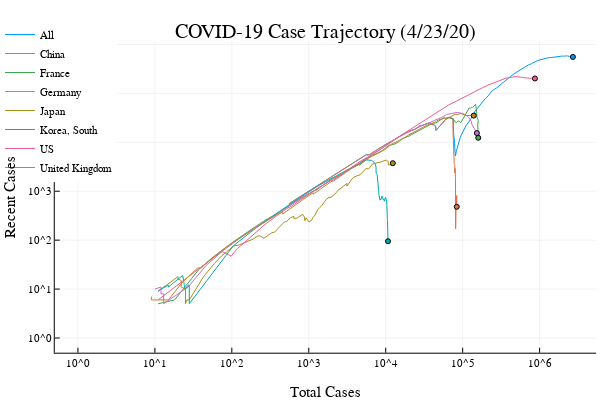

Here is the notebook cell this chart was saved with:
### Code cell
plotlyjs()

@dont_manipulate "../docs/assets/json/confirmed-cases.json" for cur_day in 1:num_days, yscale=[:log10, :identity]
  custom_plot(yscale, cur_day)
end

@dont_manipulate "../docs/assets/json/viral-trajectory.json" for cur_day in 1:num_days
  make_widget(cur_day, all_dict, true)
end

gr()

### Figure 1 — Plotly figure (JSON) as saved in the notebook; plotly's stock layout.template omitted (floating-point values rounded to 4 significant figures)
{"data": [{"colorbar": {"title": ""}, "legendgroup": "All", "line": {"color": "rgba(0, 154, 250, 1.000)", "dash": "solid", "shape": "linear", "width": 1}, "mode": "lines", "name": "All", "showlegend": true, "type": "scatter", "x": [555, 654, 941, 1434, 2118, 2927, 5578, 6166, 8234, 9927, 12038, 16787, 19881, 23892, 27635, 30794, 34391, 37120, 40150, 42762, 44802, 45221, 60368, 66885, 69030, 71224, 73258, 75136, 75639, 76197, 76819, 78572, 78958, 79561, 80406, 81388, 82746, 84112, 86011, 88369, 90306, 92840, 95120, 97886, 101801, 105847, 109821, 113590, 118620, 125875, 128352, 145205, 156101, 167454, 181574, 197102, 214821, 242570, 272208, 304507, 336953, 378231, 418041, 467653, 529591, 593291, 660693, 720140, 782389, 857487, 932475, 1013326, 1095698, 1175857, 1249484, 1321131, 1396092, 1479804, 1565278, 1657526, 1735650, 1834721, 1904838, 1976191, 2056054, 2152437, 2240190, 2317779, 2401164, 2472334, 2549220, 2624194, 2708885], "xaxis": "x1", "y": [555, 654, 941, 1434, 2118, 2927, 5578, 5611, 7580, 8986, 10604, 14669, 16954, 18314, 21469, 22560, 24464, 25082, 23363, 22881, 20910, 17586, 29574, 32494, 31910, 31074, 30496, 30334, 30418, 15829, 9934, 9542, 7734, 6303, 5270, 5749, 6549, 7293, 7439, 9411, 10745, 12434, 13732, 15140, 17689, 19836, 21452, 23284, 25780, 30755, 30466, 43404, 50254, 57633, 67984, 78482, 88946, 114218, 127003, 148406, 169499, 196657, 220939, 252832, 287021, 321083, 356186, 383187, 404158, 439446, 464822, 483735, 502407, 515164, 529344, 538742, 538605, 547329, 551952, 561828, 559793, 585237, 583707, 580099, 576250, 587159, 582664, 582129, 566443, 567496, 573029, 568140, 556448], "yaxis": "y1", "zmax": null, "zmin": null}, {"colorbar": {"title": ""}, "legendgroup": "", "marker": {"color": "rgba(0, 154, 250, 1.000)", "line": {"color": "rgba(0, 0, 0, 1.000)", "width": 1}, "size": 5, "symbol": "circle"}, "mode": "markers", "name": "", "showlegend": false, "type": "scatter", "x": [2708885], "xaxis": "x1", "y": [556448], "yaxis": "y1", "zmax": null, "zmin": null}, {"colorbar": {"title": ""}, "legendgroup": "China", "line": {"color": "rgba(227, 111, 71, 1.000)", "dash": "solid", "shape": "linear", "width": 1}, "mode": "lines", "name": "China", "showlegend": true, "type": "scatter", "x": [548, 643, 920, 1406, 2075, 2877, 5509, 6087, 8141, 9802, 11891, 16630, 19716, 23707, 27440, 30587, 34110, 36814, 39829, 42354, 44386, 44759, 59895, 66358, 68413, 70513, 72434, 74211, 74619, 75077, 75550, 77001, 77022, 77241, 77754, 78166, 78600, 78928, 79356, 79932, 80136, 80261, 80386, 80537, 80690, 80770, 80823, 80860, 80887, 80921, 80932, 80945, 80977, 81003, 81033, 81058, 81102, 81156, 81250, 81305, 81435, 81498, 81591, 81661, 81782, 81897, 81999, 82122, 82198, 82279, 82361, 82432, 82511, 82543, 82602, 82665, 82718, 82809, 82883, 82941, 83014, 83134, 83213, 83306, 83356, 83403, 83760, 83787, 83805, 83817, 83853, 83868, 83884], "xaxis": "x1", "y": [548, 643, 920, 1406, 2075, 2877, 5509, 5539, 7498, 8882, 10485, 14555, 16839, 18198, 21353, 22446, 24308, 24923, 23199, 22638, 20679, 17319, 29308, 32248, 31599, 30684, 30080, 29825, 29860, 15182, 9192, 8588, 6509, 4807, 3543, 3547, 3523, 3378, 2355, 2910, 2895, 2507, 2220, 1937, 1762, 1414, 891, 724, 626, 535, 395, 255, 207, 180, 173, 171, 181, 224, 305, 328, 432, 465, 533, 559, 626, 647, 694, 687, 700, 688, 700, 650, 614, 544, 480, 467, 439, 448, 451, 430, 471, 532, 548, 588, 547, 520, 819, 773, 671, 604, 547, 512, 481], "yaxis": "y1", "zmax": null, "zmin": null}, {"colorbar": {"title": ""}, "legendgroup": "", "marker": {"color": "rgba(227, 111, 71, 1.000)", "line": {"color": "rgba(0, 0, 0, 1.000)", "width": 1}, "size": 5, "symbol": "circle"}, "mode": "markers", "name": "", "showlegend": false, "type": "scatter", "x": [83884], "xaxis": "x1", "y": [481], "yaxis": "y1", "zmax": null, "zmin": null}, {"colorbar": {"title": ""}, "legendgroup": "France", "line": {"color": "rgba(62, 164, 78, 1.000)", "dash": "solid", "shape": "linear", "width": 1}, "mode": "lines", "name": "France", "showlegend": true, "type": "scatter", "x": [11, 11, 11, 11, 11, 11, 11, 18, 38, 57, 100, 130, 191, 204, 288, 380, 656, 959, 1136, 1219, 1794, 2293, 2293, 3681, 4496, 4532, 6683, 7715, 9124, 10970, 12758, 14463, 16243, 20123, 22622, 25600, 29551, 33402, 38105, 40708, 45170, 52827, 57749, 59929, 65202, 69500, 71412, 75343, 79163, 83057, 87366, 91738, 94863, 121712, 125394, 131361, 134582, 147091, 149130, 149149, 154097, 156480, 159297, 157125, 159460], "xaxis": "x1", "y": [5, 5, 5, 5, 5, 5, 5, 6, 26, 45, 88, 118, 179, 190, 270, 342, 599, 859, 1006, 1028, 1590, 2005, 1913, 3025, 3537, 3396, 5464, 5921, 6831, 8677, 9077, 9967, 11711, 13440, 14907, 16476, 18581, 20644, 23642, 24465, 25047, 30205, 32149, 30378, 31800, 31395, 30704, 30173, 26336, 25308, 27437, 26536, 25363, 50300, 50051, 52198, 51525, 59725, 57392, 54286, 32385, 31086, 27936, 22543, 12369], "yaxis": "y1", "zmax": null, "zmin": null}, {"colorbar": {"title": ""}, "legendgroup": "", "marker": {"color": "rgba(62, 164, 78, 1.000)", "line": {"color": "rgba(0, 0, 0, 1.000)", "width": 1}, "size": 5, "symbol": "circle"}, "mode": "markers", "name": "", "showlegend": false, "type": "scatter", "x": [159460], "xaxis": "x1", "y": [12369], "yaxis": "y1", "zmax": null, "zmin": null}, {"colorbar": {"title": ""}, "legendgroup": "Germany", "line": {"color": "rgba(195, 113, 210, 1.000)", "dash": "solid", "shape": "linear", "width": 1}, "mode": "lines", "name": "Germany", "showlegend": true, "type": "scatter", "x": [10, 12, 12, 12, 12, 13, 13, 27, 46, 48, 79, 130, 159, 196, 262, 482, 670, 799, 1040, 1176, 1457, 1908, 2078, 3675, 4585, 5795, 7272, 9257, 12327, 15320, 19848, 22213, 24873, 29056, 32986, 37323, 43938, 50871, 57695, 62095, 66885, 71808, 77872, 84794, 91159, 96092, 100123, 103374, 107663, 113296, 118181, 122171, 124908, 127854, 130072, 131359, 134753, 137698, 141397, 143342, 145184, 147065, 148291, 150648, 153129], "xaxis": "x1", "y": [10, 11, 8, 8, 8, 8, 5, 11, 30, 32, 63, 114, 143, 179, 235, 436, 622, 720, 910, 1017, 1261, 1646, 1596, 3005, 3786, 4755, 6096, 7800, 10419, 13242, 16173, 17628, 19078, 21784, 23729, 24996, 28618, 31023, 35482, 37222, 37829, 38822, 40549, 40856, 40288, 38397, 38028, 36489, 35855, 35424, 33387, 31012, 28816, 27731, 26698, 23696, 21457, 19517, 19226, 18434, 17330, 16993, 16932, 15895, 15431], "yaxis": "y1", "zmax": null, "zmin": null}, {"colorbar": {"title": ""}, "legendgroup": "", "marker": {"color": "rgba(195, 113, 210, 1.000)", "line": {"color": "rgba(0, 0, 0, 1.000)", "width": 1}, "size": 5, "symbol": "circle"}, "mode": "markers", "name": "", "showlegend": false, "type": "scatter", "x": [153129], "xaxis": "x1", "y": [15431], "yaxis": "y1", "zmax": null, "zmin": null}, {"colorbar": {"title": ""}, "legendgroup": "Japan", "line": {"color": "rgba(172, 142, 24, 1.000)", "dash": "solid", "shape": "linear", "width": 1}, "mode": "lines", "name": "Japan", "showlegend": true, "type": "scatter", "x": [11, 15, 20, 20, 20, 22, 22, 22, 25, 25, 26, 26, 28, 28, 43, 59, 66, 74, 84, 94, 105, 122, 147, 159, 170, 189, 214, 228, 241, 256, 274, 293, 331, 360, 420, 461, 502, 511, 581, 639, 639, 701, 773, 839, 839, 878, 889, 924, 963, 1007, 1101, 1128, 1193, 1307, 1387, 1468, 1693, 1866, 1866, 1953, 2178, 2495, 2617, 3139, 3139, 3654, 3906, 4257, 4667, 5530, 6005, 6748, 7370, 7645, 8100, 8626, 9787, 10296, 10797, 10797, 11135, 11512, 12368], "xaxis": "x1", "y": [9, 13, 18, 16, 16, 15, 15, 11, 10, 5, 6, 6, 6, 6, 18, 33, 40, 48, 56, 66, 76, 79, 88, 93, 96, 105, 120, 123, 119, 109, 115, 123, 142, 146, 192, 220, 246, 237, 288, 308, 279, 281, 312, 337, 328, 297, 250, 285, 262, 234, 262, 289, 315, 418, 463, 505, 686, 765, 738, 760, 871, 1108, 1149, 1446, 1273, 1788, 1953, 2079, 2172, 2913, 2866, 3609, 3716, 3739, 3843, 3959, 4257, 4291, 4049, 3427, 3490, 3412, 3742], "yaxis": "y1", "zmax": null, "zmin": null}, {"colorbar": {"title": ""}, "legendgroup": "", "marker": {"color": "rgba(172, 142, 24, 1.000)", "line": {"color": "rgba(0, 0, 0, 1.000)", "width": 1}, "size": 5, "symbol": "circle"}, "mode": "markers", "name": "", "showlegend": false, "type": "scatter", "x": [12368], "xaxis": "x1", "y": [3742], "yaxis": "y1", "zmax": null, "zmin": null}, {"colorbar": {"title": ""}, "legendgroup": "Korea, South", "line": {"color": "rgba(0, 170, 174, 1.000)", "dash": "solid", "shape": "linear", "width": 1}, "mode": "lines", "name": "Korea, South", "showlegend": true, "type": "scatter", "x": [11, 12, 15, 15, 16, 19, 23, 24, 24, 25, 27, 28, 28, 28, 104, 204, 433, 602, 833, 977, 1261, 1766, 2337, 3150, 3736, 4335, 5186, 5621, 6088, 6593, 7041, 7314, 7478, 7513, 7755, 7869, 7979, 8086, 8162, 8236, 8320, 8413, 8565, 8652, 8799, 8961, 8961, 9037, 9137, 9241, 9332, 9478, 9583, 9661, 9786, 9887, 9976, 10062, 10156, 10237, 10284, 10331, 10384, 10423, 10450, 10480, 10512, 10537, 10564, 10591, 10613, 10635, 10653, 10661, 10674, 10683, 10694, 10708], "xaxis": "x1", "y": [9, 10, 12, 11, 12, 15, 19, 13, 12, 10, 12, 12, 9, 5, 76, 176, 405, 573, 803, 946, 1230, 1662, 2133, 2717, 3134, 3502, 4209, 4360, 4322, 4256, 3891, 3578, 3143, 2327, 2134, 1781, 1386, 1045, 848, 758, 807, 658, 696, 673, 713, 799, 725, 717, 724, 676, 680, 679, 622, 700, 749, 750, 735, 730, 678, 654, 623, 545, 497, 447, 388, 324, 275, 253, 233, 207, 190, 185, 173, 149, 137, 119, 103, 95], "yaxis": "y1", "zmax": null, "zmin": null}, {"colorbar": {"title": ""}, "legendgroup": "", "marker": {"color": "rgba(0, 170, 174, 1.000)", "line": {"color": "rgba(0, 0, 0, 1.000)", "width": 1}, "size": 5, "symbol": "circle"}, "mode": "markers", "name": "", "showlegend": false, "type": "scatter", "x": [10708], "xaxis": "x1", "y": [95], "yaxis": "y1", "zmax": null, "zmin": null}, {"colorbar": {"title": ""}, "legendgroup": "US", "line": {"color": "rgba(237, 94, 147, 1.000)", "dash": "solid", "shape": "linear", "width": 1}, "mode": "lines", "name": "US", "showlegend": true, "type": "scatter", "x": [11, 11, 11, 11, 51, 51, 57, 58, 60, 68, 74, 98, 118, 149, 217, 262, 402, 518, 583, 959, 1281, 1663, 2179, 2727, 3499, 4632, 6421, 7783, 13747, 19273, 25600, 33276, 43843, 53736, 65778, 83836, 101657, 121465, 140909, 161831, 188172, 213242, 243622, 275367, 308650, 336802, 366317, 397121, 428654, 462780, 496535, 526396, 555313, 580619, 607670, 636350, 667592, 699706, 732197, 758809, 784326, 811865, 840351, 869170], "xaxis": "x1", "y": [6, 6, 6, 6, 38, 38, 44, 45, 45, 53, 59, 47, 67, 92, 159, 202, 334, 444, 485, 841, 1132, 1446, 1917, 2325, 2981, 4049, 5462, 6502, 12084, 17094, 22873, 29777, 39211, 47315, 57995, 70089, 82384, 95865, 107633, 117988, 134436, 147464, 159786, 173710, 187185, 195893, 204486, 208949, 215412, 219158, 221168, 217746, 218511, 214302, 210549, 207696, 204812, 203171, 205801, 203496, 203707, 204195, 204001, 201578], "yaxis": "y1", "zmax": null, "zmin": null}, {"colorbar": {"title": ""}, "legendgroup": "", "marker": {"color": "rgba(237, 94, 147, 1.000)", "line": {"color": "rgba(0, 0, 0, 1.000)", "width": 1}, "size": 5, "symbol": "circle"}, "mode": "markers", "name": "", "showlegend": false, "type": "scatter", "x": [869170], "xaxis": "x1", "y": [201578], "yaxis": "y1", "zmax": null, "zmin": null}, {"colorbar": {"title": ""}, "legendgroup": "United Kingdom", "line": {"color": "rgba(198, 130, 37, 1.000)", "dash": "solid", "shape": "linear", "width": 1}, "mode": "lines", "name": "United Kingdom", "showlegend": true, "type": "scatter", "x": [9, 9, 9, 9, 9, 15, 20, 23, 36, 40, 51, 86, 116, 164, 207, 274, 322, 384, 459, 459, 802, 1144, 1145, 1551, 1960, 2642, 2716, 4014, 5067, 5745, 6726, 8164, 9640, 11812, 14745, 17312, 19780, 22453, 25481, 29865, 34173, 38689, 42477, 48436, 52279, 55949, 61474, 65872, 74605, 79874, 85206, 89570, 94845, 99483, 104145, 109769, 115314, 121172, 125856, 130172, 134638, 139246], "xaxis": "x1", "y": [7, 7, 6, 6, 6, 6, 11, 14, 27, 27, 38, 73, 101, 144, 184, 238, 282, 333, 373, 343, 638, 937, 871, 1229, 1576, 2183, 2257, 3212, 3923, 4600, 5175, 6204, 6998, 9096, 10731, 12245, 14035, 15727, 17317, 20225, 22361, 23944, 25165, 28656, 29826, 30468, 31609, 31699, 35916, 37397, 36770, 37291, 38896, 38009, 38273, 35164, 35440, 35966, 36286, 35327, 35155, 35101], "yaxis": "y1", "zmax": null, "zmin": null}, {"colorbar": {"title": ""}, "legendgroup": "", "marker": {"color": "rgba(198, 130, 37, 1.000)", "line": {"color": "rgba(0, 0, 0, 1.000)", "width": 1}, "size": 5, "symbol": "circle"}, "mode": "markers", "name": "", "showlegend": false, "type": "scatter", "x": [139246], "xaxis": "x1", "y": [35101], "yaxis": "y1", "zmax": null, "zmin": null}], "layout": {"annotations": [{"font": {"color": "rgba(0, 0, 0, 1.000)", "family": "sans-serif", "size": 20}, "rotation": 0, "showarrow": false, "text": "COVID-19 Case Trajectory (4/23/20)", "x": 0.5424, "xanchor": "center", "xref": "paper", "y": 1, "yanchor": "top", "yref": "paper"}, {"font": {"color": "rgba(128, 128, 128, 1.000)", "family": "sans-serif", "size": 13}, "rotation": 0, "showarrow": false, "text": "All", "x": 2708885, "xanchor": "left", "xref": "x", "y": 556448, "yanchor": "middle", "yref": "y"}, {"font": {"color": "rgba(128, 128, 128, 1.000)", "family": "sans-serif", "size": 13}, "rotation": 0, "showarrow": false, "text": "China", "x": 83884, "xanchor": "left", "xref": "x", "y": 481, "yanchor": "middle", "yref": "y"}, {"font": {"color": "rgba(128, 128, 128, 1.000)", "family": "sans-serif", "size": 13}, "rotation": 0, "showarrow": false, "text": "France", "x": 159460, "xanchor": "left", "xref": "x", "y": 12369, "yanchor": "middle", "yref": "y"}, {"font": {"color": "rgba(128, 128, 128, 1.000)", "family": "sans-serif", "size": 13}, "rotation": 0, "showarrow": false, "text": "Germany", "x": 153129, "xanchor": "left", "xref": "x", "y": 15431, "yanchor": "middle", "yref": "y"}, {"font": {"color": "rgba(128, 128, 128, 1.000)", "family": "sans-serif", "size": 13}, "rotation": 0, "showarrow": false, "text": "Japan", "x": 12368, "xanchor": "left", "xref": "x", "y": 3742, "yanchor": "middle", "yref": "y"}, {"font": {"color": "rgba(128, 128, 128, 1.000)", "family": "sans-serif", "size": 13}, "rotation": 0, "showarrow": false, "text": "Korea, South", "x": 10708, "xanchor": "left", "xref": "x", "y": 95, "yanchor": "middle", "yref": "y"}, {"font": {"color": "rgba(128, 128, 128, 1.000)", "family": "sans-serif", "size": 13}, "rotation": 0, "showarrow": false, "text": "US", "x": 869170, "xanchor": "left", "xref": "x", "y": 201578, "yanchor": "middle", "yref": "y"}, {"font": {"color": "rgba(128, 128, 128, 1.000)", "family": "sans-serif", "size": 13}, "rotation": 0, "showarrow": false, "text": "United Kingdom", "x": 139246, "xanchor": "left", "xref": "x", "y": 35101, "yanchor": "middle", "yref": "y"}], "height": 400, "legend": {"bgcolor": "rgba(255, 255, 255, 1.000)", "bordercolor": "rgba(0, 0, 0, 1.000)", "font": {"color": "rgba(0, 0, 0, 1.000)", "family": "sans-serif", "size": 11}, "tracegroupgap": 0, "x": 0, "y": 1}, "margin": {"b": 20, "l": 0, "r": 0, "t": 20}, "paper_bgcolor": "rgba(255, 255, 255, 1.000)", "plot_bgcolor": "rgba(255, 255, 255, 1.000)", "showlegend": true, "width": 600, "xaxis": {"anchor": "y1", "domain": [0.09128, 0.9934], "gridcolor": "rgba(0, 0, 0, 0.100)", "gridwidth": 0.5, "linecolor": "rgba(0, 0, 0, 1.000)", "mirror": false, "range": [-0.301, 6.734], "showgrid": true, "showline": true, "showticklabels": true, "tickangle": 0, "tickcolor": "rgb(0, 0, 0)", "tickfont": {"color": "rgba(0, 0, 0, 1.000)", "family": "sans-serif", "size": 11}, "tickmode": "array", "ticks": "inside", "ticktext": ["10^0", "10^1", "10^2", "10^3", "10^4", "10^5", "10^6"], "tickvals": [1, 10, 100, 1000, 10000, 100000, 1000000], "title": "Total Cases", "titlefont": {"color": "rgba(0, 0, 0, 1.000)", "family": "sans-serif", "size": 15}, "type": "log", "visible": true, "zeroline": false, "zerolinecolor": "rgba(0, 0, 0, 1.000)"}, "yaxis": {"anchor": "x1", "domain": [0.07581, 0.9415], "gridcolor": "rgba(0, 0, 0, 0.100)", "gridwidth": 0.5, "linecolor": "rgba(0, 0, 0, 1.000)", "mirror": false, "range": [-0.301, 6.07], "showgrid": true, "showline": true, "showticklabels": true, "tickangle": 0, "tickcolor": "rgb(0, 0, 0)", "tickfont": {"color": "rgba(0, 0, 0, 1.000)", "family": "sans-serif", "size": 11}, "tickmode": "array", "ticks": "inside", "ticktext": ["10^0", "10^1", "10^2", "10^3", "10^4", "10^5", "10^6"], "tickvals": [1, 10, 100, 1000, 10000, 100000, 1000000], "title": "Recent Cases", "titlefont": {"color": "rgba(0, 0, 0, 1.000)", "family": "sans-serif", "size": 15}, "type": "log", "visible": true, "zeroline": false, "zerolinecolor": "rgba(0, 0, 0, 1.000)"}}}
